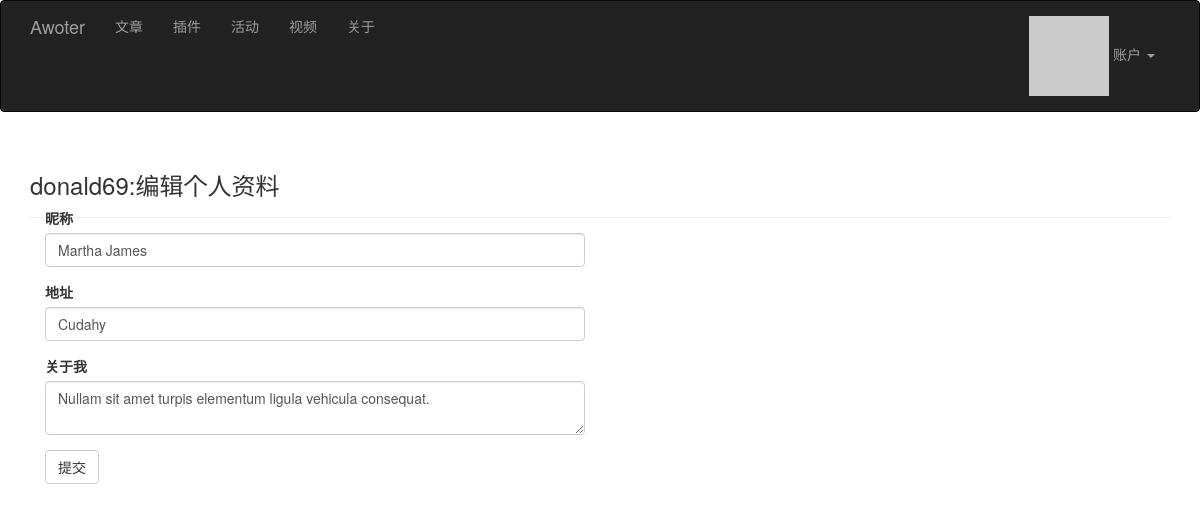
The app's page /edit-profile (signed in) with its own data.
### app/models.py (models this page shows, shortened)
class User(UserMixin, db.Model):
    __tablename__ = 'users'
    id = db.Column(db.Integer, primary_key=True)
    email = db.Column(db.String(64), unique=True, index=True)
    username = db.Column(db.String(64), unique=True, index=True)
    role_id = db.Column(db.Integer, db.ForeignKey('roles.id'))
    password_hash = db.Column(db.String(128))
    confirmed = db.Column(db.Boolean, default=False)
    nickname = db.Column(db.String(64))
    location = db.Column(db.String(64))
    about_me = db.Column(db.Text())
    member_since = db.Column(db.DateTime(), default=datetime.utcnow)
    last_seen = db.Column(db.DateTime(), default=datetime.utcnow)
    avatar_hash = db.Column(db.String(32))
    posts = db.relationship('Post', backref='author', lazy='dynamic')
    @property
    def password(self):
        raise AttributeError('password is not a readable attribute')
    def ping(self):
        self.last_seen = datetime.utcnow()
        db.session.add(self)
    def gravatar(self,  size=100, default='identicon', rating='g'):
        if request.is_secure:
            url = 'https://secure.gravatar.com/avatar'
        else:
            url = 'https://www.gravatar.com/avatar'
        hash = self.avatar_hash or hashlib.md5(self.email.encode('utf-8')).hexdigest()
        return '{url}/{hash}?s={size}&d={default}&r={rating}'.format(
            url=url, hash=hash, size=size, default=default, rating=rating)

### app/main/views.py (the view, shortened to what this page needs)
@main.route('/edit-profile', methods=['GET', 'POST'])
@login_required
def edit_profile():
    title = u'修改个人信息'
    form = EditProfileForm()
    form.nickname.data = current_user.nickname
    form.location.data = current_user.location
    form.about_me.data = current_user.about_me
    return render_template('edit-profile.html', title=title, form=form, username=current_user.username)

### app/main/forms.py
class EditProfileForm(Form):
    nickname = StringField(u'昵称', validators=[Length(0, 64)])
    location = StringField(u'地址', validators=[Length(0, 64)])
    about_me = TextAreaField(u'关于我')
    submit = SubmitField(u'提交')

### app/auth/views.py (called while the page is built)
@auth.before_app_request
def before_request():
    if current_user.is_authenticated \
            and not current_user.confirmed \
            and request.endpoint[:5] != 'auth.' \
            and request.endpoint != 'static':
        return redirect(url_for('auth.unconfirmed'))

@auth.before_app_request
def before_request():
    if current_user.is_authenticated:
        current_user.ping()
        if not current_user.confirmed \
                and request.endpoint[:5] != 'auth.':
            return redirect(url_for('auth.unconfirmed'))

### app/main/__init__.py (called while the page is built)
@main.app_context_processor
def inject_permissions():
    return dict(Permission=Permission)

### app/models.py (called while the page is built)
@login_manager.user_loader
def load_user(user_id):
    return User.query.get(int(user_id))

### app/templates/edit-profile.html
{% extends "base.html" %}
{% import "bootstrap/wtf.html" as wtf %}
{% block page_content %}
<div class="page-header">
    <h3>{{ username }}:编辑个人资料</h3>
    <div class="col-md-6">
        {{ wtf.quick_form(form) }}
    </div>
</div>
{% endblock %}

### records on screen
User: username "donald69", nickname "Martha James", location "Cudahy", about_me "Nullam sit amet turpis elementum ligula vehicula consequat."
